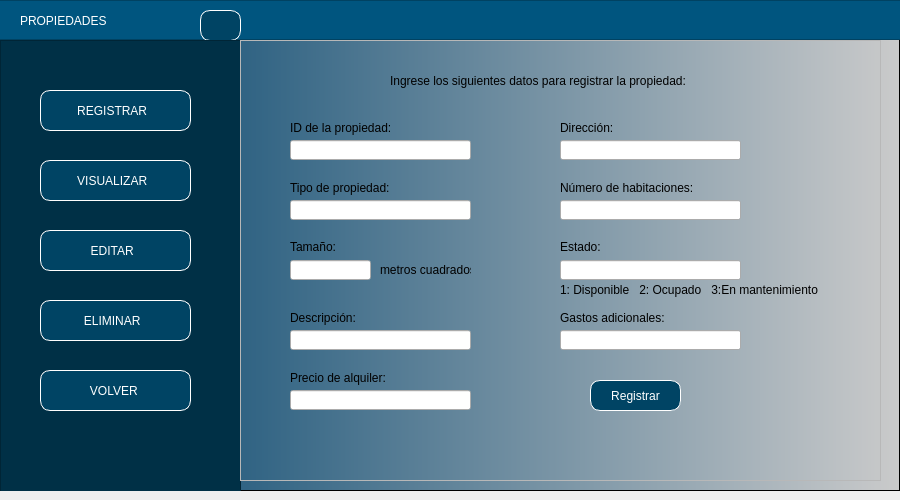
<?xml version="1.0" encoding="UTF-8"?>
<ui version="4.0">
 <class>MainWindow</class>
 <widget class="QMainWindow" name="MainWindow">
  <property name="geometry">
   <rect>
    <x>0</x>
    <y>0</y>
    <width>900</width>
    <height>500</height>
   </rect>
  </property>
  <property name="minimumSize">
   <size>
    <width>900</width>
    <height>500</height>
   </size>
  </property>
  <property name="maximumSize">
   <size>
    <width>900</width>
    <height>16777215</height>
   </size>
  </property>
  <property name="windowTitle">
   <string>MainWindow</string>
  </property>
  <widget class="QWidget" name="centralwidget">
   <layout class="QHBoxLayout" name="horizontalLayout" stretch="0">
    <property name="leftMargin">
     <number>0</number>
    </property>
    <property name="topMargin">
     <number>0</number>
    </property>
    <property name="rightMargin">
     <number>0</number>
    </property>
    <item>
     <widget class="QFrame" name="framefondo">
      <property name="styleSheet">
       <string notr="true">QWidget#framefondo{
background-color: qlineargradient(spread:pad, x1:0, y1:0, x2:1, y2:0, stop:0.039548 rgba(0, 67, 109, 255), stop:1 rgba(203, 203, 203, 255));}</string>
      </property>
      <property name="frameShape">
       <enum>QFrame::StyledPanel</enum>
      </property>
      <property name="frameShadow">
       <enum>QFrame::Raised</enum>
      </property>
      <widget class="QFrame" name="frame_superior">
       <property name="geometry">
        <rect>
         <x>-10</x>
         <y>0</y>
         <width>911</width>
         <height>40</height>
        </rect>
       </property>
       <property name="maximumSize">
        <size>
         <width>16777215</width>
         <height>40</height>
        </size>
       </property>
       <property name="styleSheet">
        <string notr="true">background-color: rgb(0, 85, 127);</string>
       </property>
       <property name="frameShape">
        <enum>QFrame::StyledPanel</enum>
       </property>
       <property name="frameShadow">
        <enum>QFrame::Raised</enum>
       </property>
       <widget class="QLabel" name="label">
        <property name="geometry">
         <rect>
          <x>30</x>
          <y>10</y>
          <width>181</width>
          <height>21</height>
         </rect>
        </property>
        <property name="styleSheet">
         <string notr="true">font: 16pt &quot;Arial&quot;;
color: white;</string>
        </property>
        <property name="text">
         <string>PROPIEDADES</string>
        </property>
       </widget>
       <widget class="QPushButton" name="pushButton_5">
        <property name="geometry">
         <rect>
          <x>210</x>
          <y>10</y>
          <width>41</width>
          <height>31</height>
         </rect>
        </property>
        <property name="styleSheet">
         <string notr="true">QPushButton{
font: 87 9pt &quot;Arial&quot;;
background-color: rgb(0, 68, 100);
color:white;
border:1px solid white;
border-radius: 10px;
}


QPushButton:hover {
background-color:qlineargradient(spread:pad, x1:0, y1:0, x2:1, y2:0, stop:0.039548 rgba(0, 67, 109, 255), stop:1 rgba(203, 203, 203, 255))
}</string>
        </property>
        <property name="text">
         <string/>
        </property>
        <property name="icon">
         <iconset>
          <normaloff>./Imagenes/menu.png</normaloff>./Imagenes/menu.png</iconset>
        </property>
       </widget>
      </widget>
      <widget class="QFrame" name="frameBotones">
       <property name="geometry">
        <rect>
         <x>0</x>
         <y>40</y>
         <width>241</width>
         <height>461</height>
        </rect>
       </property>
       <property name="styleSheet">
        <string notr="true">QFrame{
background-color: rgb(0, 48, 70)
}


QPushButton{
font: 87 9pt &quot;Arial&quot;;
background-color: rgb(0, 68, 100);
color:white;
border:1px solid white;
border-radius: 10px;
}


QPushButton:hover {
background-color:qlineargradient(spread:pad, x1:0, y1:0, x2:1, y2:0, stop:0.039548 rgba(0, 67, 109, 255), stop:1 rgba(203, 203, 203, 255))
}</string>
       </property>
       <property name="frameShape">
        <enum>QFrame::StyledPanel</enum>
       </property>
       <property name="frameShadow">
        <enum>QFrame::Raised</enum>
       </property>
       <widget class="QPushButton" name="btnRegistrar">
        <property name="geometry">
         <rect>
          <x>40</x>
          <y>50</y>
          <width>151</width>
          <height>41</height>
         </rect>
        </property>
        <property name="layoutDirection">
         <enum>Qt::RightToLeft</enum>
        </property>
        <property name="styleSheet">
         <string notr="true"/>
        </property>
        <property name="text">
         <string>REGISTRAR  </string>
        </property>
        <property name="icon">
         <iconset>
          <normaloff>./Imagenes/registrar.png</normaloff>./Imagenes/registrar.png</iconset>
        </property>
       </widget>
       <widget class="QPushButton" name="btnVisualizar">
        <property name="geometry">
         <rect>
          <x>40</x>
          <y>120</y>
          <width>151</width>
          <height>41</height>
         </rect>
        </property>
        <property name="layoutDirection">
         <enum>Qt::RightToLeft</enum>
        </property>
        <property name="styleSheet">
         <string notr="true"/>
        </property>
        <property name="text">
         <string>VISUALIZAR  </string>
        </property>
        <property name="icon">
         <iconset>
          <normaloff>./Imagenes/buscar.png</normaloff>./Imagenes/buscar.png</iconset>
        </property>
       </widget>
       <widget class="QPushButton" name="btnEditar">
        <property name="geometry">
         <rect>
          <x>40</x>
          <y>190</y>
          <width>151</width>
          <height>41</height>
         </rect>
        </property>
        <property name="layoutDirection">
         <enum>Qt::RightToLeft</enum>
        </property>
        <property name="styleSheet">
         <string notr="true"/>
        </property>
        <property name="text">
         <string>EDITAR  </string>
        </property>
        <property name="icon">
         <iconset>
          <normaloff>./Imagenes/actualizar.png</normaloff>./Imagenes/actualizar.png</iconset>
        </property>
       </widget>
       <widget class="QPushButton" name="btnEliminar">
        <property name="geometry">
         <rect>
          <x>40</x>
          <y>260</y>
          <width>151</width>
          <height>41</height>
         </rect>
        </property>
        <property name="layoutDirection">
         <enum>Qt::RightToLeft</enum>
        </property>
        <property name="styleSheet">
         <string notr="true"/>
        </property>
        <property name="text">
         <string>ELIMINAR  </string>
        </property>
        <property name="icon">
         <iconset>
          <normaloff>./Imagenes/eliminar.png</normaloff>./Imagenes/eliminar.png</iconset>
        </property>
       </widget>
       <widget class="QPushButton" name="btnVolver">
        <property name="geometry">
         <rect>
          <x>40</x>
          <y>330</y>
          <width>151</width>
          <height>41</height>
         </rect>
        </property>
        <property name="layoutDirection">
         <enum>Qt::RightToLeft</enum>
        </property>
        <property name="text">
         <string>VOLVER </string>
        </property>
        <property name="icon">
         <iconset>
          <normaloff>./Imagenes/volver.png</normaloff>./Imagenes/volver.png</iconset>
        </property>
       </widget>
      </widget>
      <widget class="QFrame" name="framePaginas">
       <property name="geometry">
        <rect>
         <x>240</x>
         <y>40</y>
         <width>641</width>
         <height>441</height>
        </rect>
       </property>
       <property name="frameShape">
        <enum>QFrame::StyledPanel</enum>
       </property>
       <property name="frameShadow">
        <enum>QFrame::Raised</enum>
       </property>
       <widget class="QStackedWidget" name="stackedWidget">
        <property name="geometry">
         <rect>
          <x>-10</x>
          <y>0</y>
          <width>671</width>
          <height>431</height>
         </rect>
        </property>
        <property name="currentIndex">
         <number>0</number>
        </property>
        <widget class="QWidget" name="pageRegistrar">
         <widget class="QLabel" name="label_2">
          <property name="geometry">
           <rect>
            <x>160</x>
            <y>30</y>
            <width>391</width>
            <height>21</height>
           </rect>
          </property>
          <property name="styleSheet">
           <string notr="true">font: 11pt &quot;Arial&quot;;</string>
          </property>
          <property name="text">
           <string>Ingrese los siguientes datos para registrar la propiedad:</string>
          </property>
         </widget>
         <widget class="QLabel" name="label_3">
          <property name="geometry">
           <rect>
            <x>60</x>
            <y>80</y>
            <width>121</width>
            <height>16</height>
           </rect>
          </property>
          <property name="styleSheet">
           <string notr="true">font: 9pt &quot;Arial&quot;;</string>
          </property>
          <property name="text">
           <string>ID de la propiedad:</string>
          </property>
         </widget>
         <widget class="QLabel" name="label_4">
          <property name="geometry">
           <rect>
            <x>330</x>
            <y>80</y>
            <width>61</width>
            <height>16</height>
           </rect>
          </property>
          <property name="styleSheet">
           <string notr="true">font: 9pt &quot;Arial&quot;;</string>
          </property>
          <property name="text">
           <string>Dirección:</string>
          </property>
         </widget>
         <widget class="QLabel" name="label_5">
          <property name="geometry">
           <rect>
            <x>60</x>
            <y>140</y>
            <width>121</width>
            <height>16</height>
           </rect>
          </property>
          <property name="styleSheet">
           <string notr="true">font: 9pt &quot;Arial&quot;;</string>
          </property>
          <property name="text">
           <string>Tipo de propiedad:</string>
          </property>
         </widget>
         <widget class="QLabel" name="label_6">
          <property name="geometry">
           <rect>
            <x>330</x>
            <y>140</y>
            <width>161</width>
            <height>16</height>
           </rect>
          </property>
          <property name="styleSheet">
           <string notr="true">font: 9pt &quot;Arial&quot;;</string>
          </property>
          <property name="text">
           <string>Número de habitaciones:</string>
          </property>
         </widget>
         <widget class="QLabel" name="label_7">
          <property name="geometry">
           <rect>
            <x>60</x>
            <y>200</y>
            <width>47</width>
            <height>13</height>
           </rect>
          </property>
          <property name="styleSheet">
           <string notr="true">font: 9pt &quot;Arial&quot;;</string>
          </property>
          <property name="text">
           <string>Tamaño:</string>
          </property>
         </widget>
         <widget class="QLabel" name="label_9">
          <property name="geometry">
           <rect>
            <x>60</x>
            <y>270</y>
            <width>81</width>
            <height>16</height>
           </rect>
          </property>
          <property name="styleSheet">
           <string notr="true">font: 9pt &quot;Arial&quot;;</string>
          </property>
          <property name="text">
           <string>Descripción:</string>
          </property>
         </widget>
         <widget class="QLabel" name="label_10">
          <property name="geometry">
           <rect>
            <x>330</x>
            <y>200</y>
            <width>47</width>
            <height>13</height>
           </rect>
          </property>
          <property name="styleSheet">
           <string notr="true">font: 9pt &quot;Arial&quot;;</string>
          </property>
          <property name="text">
           <string>Estado:</string>
          </property>
         </widget>
         <widget class="QLabel" name="label_11">
          <property name="geometry">
           <rect>
            <x>60</x>
            <y>330</y>
            <width>131</width>
            <height>16</height>
           </rect>
          </property>
          <property name="styleSheet">
           <string notr="true">font: 9pt &quot;Arial&quot;;</string>
          </property>
          <property name="text">
           <string>Precio de alquiler:</string>
          </property>
         </widget>
         <widget class="QLabel" name="label_12">
          <property name="geometry">
           <rect>
            <x>330</x>
            <y>270</y>
            <width>121</width>
            <height>16</height>
           </rect>
          </property>
          <property name="styleSheet">
           <string notr="true">font: 9pt &quot;Arial&quot;;</string>
          </property>
          <property name="text">
           <string>Gastos adicionales:</string>
          </property>
         </widget>
         <widget class="QLineEdit" name="txtIDpropiedad">
          <property name="geometry">
           <rect>
            <x>60</x>
            <y>100</y>
            <width>181</width>
            <height>20</height>
           </rect>
          </property>
         </widget>
         <widget class="QLineEdit" name="txtDireccion">
          <property name="geometry">
           <rect>
            <x>330</x>
            <y>100</y>
            <width>181</width>
            <height>20</height>
           </rect>
          </property>
         </widget>
         <widget class="QLineEdit" name="txtTipoPropiedad">
          <property name="geometry">
           <rect>
            <x>60</x>
            <y>160</y>
            <width>181</width>
            <height>20</height>
           </rect>
          </property>
         </widget>
         <widget class="QLineEdit" name="txtNumHabitaciones">
          <property name="geometry">
           <rect>
            <x>330</x>
            <y>160</y>
            <width>181</width>
            <height>20</height>
           </rect>
          </property>
         </widget>
         <widget class="QLineEdit" name="txtTamPropiedad">
          <property name="geometry">
           <rect>
            <x>60</x>
            <y>220</y>
            <width>81</width>
            <height>20</height>
           </rect>
          </property>
         </widget>
         <widget class="QLineEdit" name="txtDesPropiedad">
          <property name="geometry">
           <rect>
            <x>60</x>
            <y>290</y>
            <width>181</width>
            <height>20</height>
           </rect>
          </property>
         </widget>
         <widget class="QLineEdit" name="txtPrecioAlquiler">
          <property name="geometry">
           <rect>
            <x>60</x>
            <y>350</y>
            <width>181</width>
            <height>20</height>
           </rect>
          </property>
         </widget>
         <widget class="QLineEdit" name="txtGastos">
          <property name="geometry">
           <rect>
            <x>330</x>
            <y>290</y>
            <width>181</width>
            <height>20</height>
           </rect>
          </property>
         </widget>
         <widget class="QPushButton" name="btnREGISTRAR">
          <property name="geometry">
           <rect>
            <x>360</x>
            <y>340</y>
            <width>91</width>
            <height>31</height>
           </rect>
          </property>
          <property name="styleSheet">
           <string notr="true">QPushButton{
font: 87 9pt &quot;Arial&quot;;
background-color: rgb(0, 68, 100);
color:white;
border:1px solid white;
border-radius: 10px;
}


QPushButton:hover {
background-color:rgb(0, 101, 148);
}</string>
          </property>
          <property name="text">
           <string>Registrar</string>
          </property>
         </widget>
         <widget class="QLabel" name="label_14">
          <property name="geometry">
           <rect>
            <x>150</x>
            <y>220</y>
            <width>91</width>
            <height>20</height>
           </rect>
          </property>
          <property name="styleSheet">
           <string notr="true">font: 8pt &quot;Arial&quot;;</string>
          </property>
          <property name="text">
           <string>metros cuadrados</string>
          </property>
         </widget>
         <widget class="QLineEdit" name="txtEstado">
          <property name="geometry">
           <rect>
            <x>330</x>
            <y>220</y>
            <width>181</width>
            <height>20</height>
           </rect>
          </property>
         </widget>
         <widget class="QLabel" name="label_15">
          <property name="geometry">
           <rect>
            <x>330</x>
            <y>240</y>
            <width>281</width>
            <height>20</height>
           </rect>
          </property>
          <property name="styleSheet">
           <string notr="true">font: 8pt &quot;Arial&quot;;</string>
          </property>
          <property name="text">
           <string>1: Disponible   2: Ocupado   3:En mantenimiento</string>
          </property>
         </widget>
        </widget>
       </widget>
      </widget>
     </widget>
    </item>
   </layout>
  </widget>
 </widget>
 <resources/>
 <connections/>
</ui>
